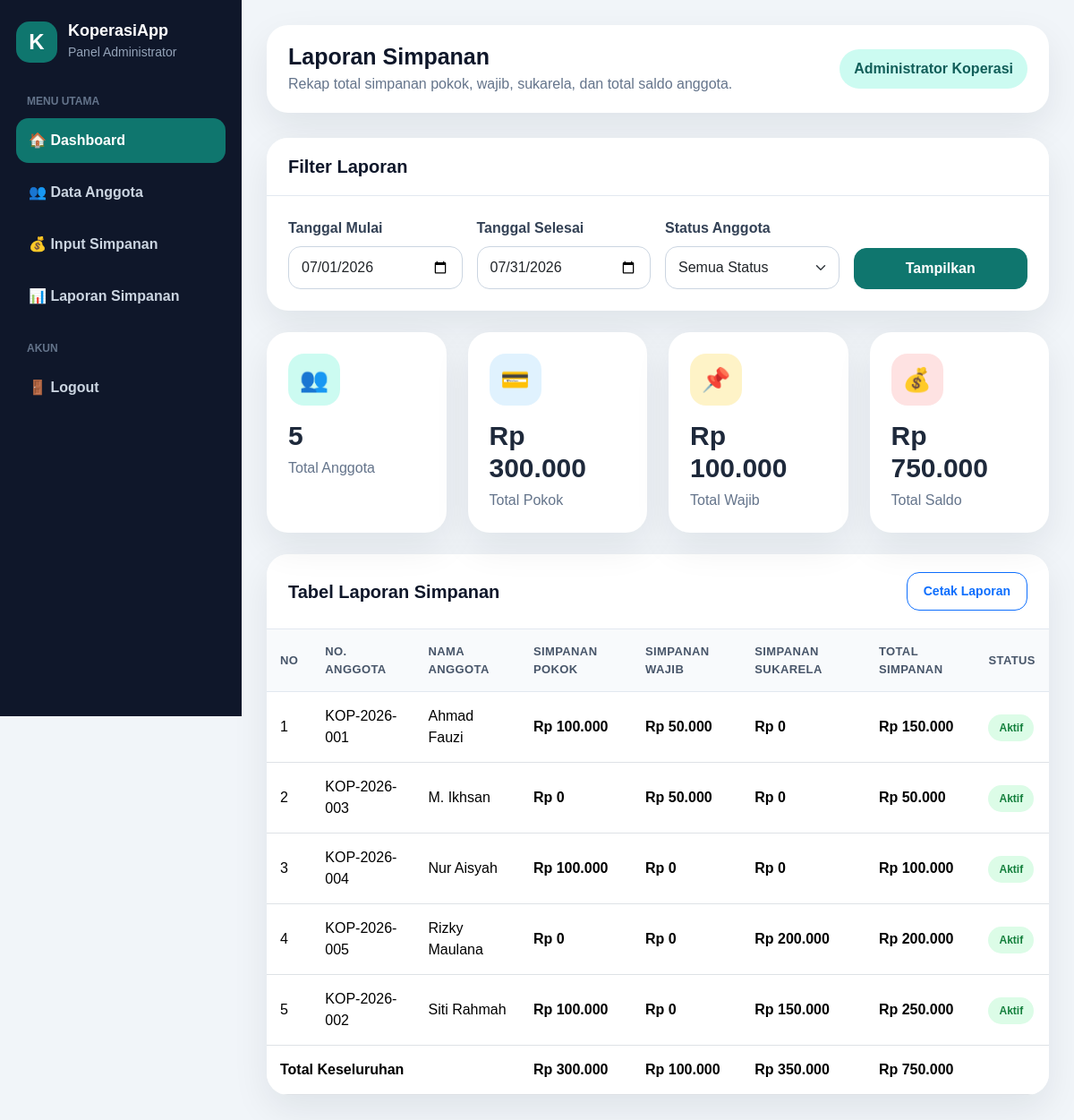
Screenshot of /laporan.php (signed in) with the database file from the repository.
### tables this page shows
CREATE TABLE `anggota` (
  `id_anggota` int(11) NOT NULL,
  `nomor_anggota` varchar(30) NOT NULL,
  `nama_anggota` varchar(100) NOT NULL,
  `jenis_kelamin` enum('L','P') NOT NULL,
  `tempat_lahir` varchar(100) DEFAULT NULL,
  `tanggal_lahir` date DEFAULT NULL,
  `alamat` text DEFAULT NULL,
  `no_hp` varchar(20) DEFAULT NULL,
  `pekerjaan` varchar(100) DEFAULT NULL,
  `tanggal_daftar` date NOT NULL,
  `status_anggota` enum('aktif','nonaktif') DEFAULT 'aktif',
  `created_at` timestamp NOT NULL DEFAULT current_timestamp()
);

### laporan.php (the view, shortened to what this page needs)
<?php
require_once 'koneksi.php';
$tgl_mulai = isset($_GET['tgl_mulai']) ? mysqli_real_escape_string($koneksi, $_GET['tgl_mulai']) : date('Y-m-01');
$tgl_selesai = isset($_GET['tgl_selesai']) ? mysqli_real_escape_string($koneksi, $_GET['tgl_selesai']) : date('Y-m-t');
$status = isset($_GET['status']) ? mysqli_real_escape_string($koneksi, $_GET['status']) : 'Semua Status';
$where_simpanan = "s.tanggal_simpanan BETWEEN '$tgl_mulai' AND '$tgl_selesai'";
$where_anggota = "1=1";
$query_laporan = "
    SELECT
        a.id_anggota,
        a.nomor_anggota,
        a.nama_anggota,
        a.status_anggota,
        SUM(CASE WHEN s.jenis_simpanan = 'pokok' THEN s.jumlah ELSE 0 END) AS pokok,
        SUM(CASE WHEN s.jenis_simpanan = 'wajib' THEN s.jumlah ELSE 0 END) AS wajib,
        SUM(CASE WHEN s.jenis_simpanan = 'sukarela' THEN s.jumlah ELSE 0 END) AS sukarela,
        SUM(s.jumlah) AS total_simpanan
    FROM anggota a
    LEFT JOIN simpanan s ON a.id_anggota = s.id_anggota AND $where_simpanan
    WHERE $where_anggota
    GROUP BY a.id_anggota
    ORDER BY a.nama_anggota ASC
";
$result_laporan = mysqli_query($koneksi, $query_laporan);
$total_anggota_lap = 0;
$total_pokok_lap = 0;
$total_wajib_lap = 0;
$total_semua_lap = 0;
$data_laporan = [];
while($row = mysqli_fetch_assoc($result_laporan)) {
    $data_laporan[] = $row;
    $total_anggota_lap++;
    $total_pokok_lap += $row['pokok'];
    $total_wajib_lap += $row['wajib'];
    $total_semua_lap += $row['total_simpanan'];
}
?>
<!DOCTYPE html>
<html lang="id">
<head>
    <link href="https://cdn.jsdelivr.net/npm/bootstrap@5.3.8/dist/css/bootstrap.min.css" rel="stylesheet">
    <link rel="stylesheet" href="assets/css/style.css">
</head>
<body>
<div class="app-layout">
    <aside class="sidebar">
        <div class="logo">
            <div class="logo-box">K</div>
            <div>
                <h4>KoperasiApp</h4>
                <small>Panel Administrator</small>
            </div>
        </div>
        <div class="menu-label">Menu Utama</div>
        <ul class="nav-menu">
            <li><a href="dashboard.php" class="active">🏠 Dashboard</a></li>
            <li><a href="anggota.php">👥 Data Anggota</a></li>
            <li><a href="simpanan.php">💰 Input Simpanan</a></li>
            <li><a href="laporan.php">📊 Laporan Simpanan</a></li>
        </ul>
        <div class="menu-label">Akun</div>
        <ul class="nav-menu">
            <li><a href="logout.php">🚪 Logout</a></li>
        </ul>
    </aside>
    <main class="main-content">
        <div class="topbar">
            <div>
                <h2>Laporan Simpanan</h2>
                <p>Rekap total simpanan pokok, wajib, sukarela, dan total saldo anggota.</p>
            </div>
            <div class="user-pill"><?= htmlspecialchars($_SESSION['nama_lengkap']) ?></div>
        </div>
        <div class="content-card mb-4">
            <div class="card-header">
                <h5>Filter Laporan</h5>
            </div>
            <div class="card-body">
                <form action="" method="get">
                    <div class="row g-3">
                        <div class="col-md-3">
                            <label class="form-label">Tanggal Mulai</label>
                            <input type="date" name="tgl_mulai" class="form-control" value="<?= $tgl_mulai ?>">
                        </div>
                        <div class="col-md-3">
                            <label class="form-label">Tanggal Selesai</label>
                            <input type="date" name="tgl_selesai" class="form-control" value="<?= $tgl_selesai ?>">
                        </div>
                        <div class="col-md-3">
                            <label class="form-label">Status Anggota</label>
                            <select name="status" class="form-select">
                                <option value="Semua Status" <?= $status=='Semua Status'?'selected':'' ?>>Semua Status</option>
                            </select>
                        </div>
                        <div class="col-md-3 d-flex align-items-end">
                            <button type="submit" class="btn btn-primary w-100">
                                Tampilkan
                            </button>
                        </div>
                    </div>
                </form>
            </div>
        </div>
        <div class="row g-4 mb-4">
            <div class="col-md-3">
                <div class="stat-card">
                    <div class="stat-icon bg-soft-primary">👥</div>
                    <h3><?= number_format($total_anggota_lap, 0, ',', '.') ?></h3>
                    <p>Total Anggota</p>
                </div>
            </div>
            <div class="col-md-3">
                <div class="stat-card">
                    <div class="stat-icon bg-soft-blue">💳</div>
                    <h3>Rp <?= number_format($total_pokok_lap, 0, ',', '.') ?></h3>
                    <p>Total Pokok</p>
                </div>
            </div>
            <div class="col-md-3">
                <div class="stat-card">
                    <div class="stat-icon bg-soft-yellow">📌</div>
                    <h3>Rp <?= number_format($total_wajib_lap, 0, ',', '.') ?></h3>
                    <p>Total Wajib</p>
                </div>
            </div>
            <div class="col-md-3">
                <div class="stat-card">
                    <div class="stat-icon bg-soft-red">💰</div>
                    <h3>Rp <?= number_format($total_semua_lap, 0, ',', '.') ?></h3>
                    <p>Total Saldo</p>
                </div>
            </div>
        </div>
        <div class="content-card">
            <div class="card-header d-flex justify-content-between align-items-center">
                <h5>Tabel Laporan Simpanan</h5>
                <a href="#" class="btn btn-sm btn-outline-primary">Cetak Laporan</a>
            </div>
            <div class="card-body p-0">
                <div class="table-responsive">
                    <table class="table table-hover">
                        <thead>
                            <tr>
                                <th>No</th>
                                <th>No. Anggota</th>
                                <th>Nama Anggota</th>
                                <th>Simpanan Pokok</th>
                                <th>Simpanan Wajib</th>
                                <th>Simpanan Sukarela</th>
                                <th>Total Simpanan</th>
                                <th>Status</th>
                            </tr>
                        </thead>
                                <tbody>
                                    <?php
                                    $no = 1;
                                    $g_pokok = 0; $g_wajib = 0; $g_sukarela = 0; $g_total = 0;
                                    foreach($data_laporan as $row):
                                        $g_pokok += $row['pokok'];
                                        $g_wajib += $row['wajib'];
                                        $g_sukarela += $row['sukarela'];
                                        $g_total += $row['total_simpanan'];
                                    ?>
                                    <tr>
                                        <td><?= $no++ ?></td>
                                        <td><?= htmlspecialchars($row['nomor_anggota']) ?></td>
                                        <td><?= htmlspecialchars($row['nama_anggota']) ?></td>
                                        <td class="money">Rp <?= number_format($row['pokok'], 0, ',', '.') ?></td>
                                        <td class="money">Rp <?= number_format($row['wajib'], 0, ',', '.') ?></td>
                                        <td class="money">Rp <?= number_format($row['sukarela'], 0, ',', '.') ?></td>
                                        <td class="money">Rp <?= number_format($row['total_simpanan'], 0, ',', '.') ?></td>
                                        <td><span class="badge-soft badge-<?= strtolower($row['status_anggota']) ?>"><?= ucfirst($row['status_anggota']) ?></span></td>
                                    </tr>
                                    <?php endforeach; ?>
                                </tbody>
                        <tfoot>
                            <tr>
                                <th colspan="3">Total Keseluruhan</th>
                                <th class="money">Rp <?= number_format($g_pokok ?? 0, 0, ',', '.') ?></th>
                                <th class="money">Rp <?= number_format($g_wajib ?? 0, 0, ',', '.') ?></th>
                                <th class="money">Rp <?= number_format($g_sukarela ?? 0, 0, ',', '.') ?></th>
                                <th class="money">Rp <?= number_format($g_total ?? 0, 0, ',', '.') ?></th>
                                <th></th>
                            </tr>
                        </tfoot>
                    </table>
                </div>
            </div>
        </div>
    </main>
</div>
</body>
</html>

### style.css (style rules this page uses)
:root { --primary: #0f766e; --primary-dark: #115e59; --secondary: #64748b; --success: #16a34a; --warning: #f59e0b; --danger: #dc2626; --info: #0284c7; --dark: #0f172a; --light: #f8fafc; --soft-green: #ccfbf1; --soft-blue: #e0f2fe; --soft-yellow: #fef3c7; --soft-red: #fee2e2; --border: #e2e8f0; --shadow: 0 16px 40px rgba(15, 23, 42, 0.08); }
* { box-sizing: border-box; }
body { margin: 0; font-family: Arial, Helvetica, sans-serif; background: #f1f5f9; color: #1e293b; }
a { text-decoration: none; }
.form-label { font-weight: 700; color: #334155; }
.form-control, .form-select { border-radius: 14px; border-color: #cbd5e1; padding: 11px 14px; }
.btn { border-radius: 14px; font-weight: 700; padding: 10px 18px; }
.btn-primary { background: var(--primary); border-color: var(--primary); }
.app-layout { display: flex; min-height: 100vh; }
.sidebar { width: 270px; min-height: 100vh; background: #0f172a; color: #ffffff; position: fixed; padding: 24px 18px; }
.logo { display: flex; align-items: center; gap: 12px; margin-bottom: 34px; }
.logo-box { width: 46px; height: 46px; border-radius: 15px; background: var(--primary); display: flex; align-items: center; justify-content: center; font-size: 24px; font-weight: 800; }
.logo h4 { margin: 0; font-size: 18px; font-weight: 800; }
.logo small { color: #94a3b8; }
.menu-label { color: #64748b; font-size: 12px; text-transform: uppercase; font-weight: 800; margin: 24px 12px 10px; }
.nav-menu { list-style: none; padding: 0; margin: 0; }
.nav-menu li { margin-bottom: 8px; }
.nav-menu a { color: #cbd5e1; display: flex; align-items: center; gap: 12px; padding: 13px 14px; border-radius: 14px; font-weight: 700; transition: 0.2s ease; }
.nav-menu a:hover, .nav-menu a.active { background: var(--primary); color: #ffffff; }
.main-content { margin-left: 270px; width: calc(100% - 270px); padding: 28px; }
.topbar { background: #ffffff; border-radius: 24px; padding: 20px 24px; box-shadow: var(--shadow); display: flex; align-items: center; justify-content: space-between; margin-bottom: 28px; }
.topbar h2 { margin: 0; font-size: 25px; font-weight: 800; color: var(--dark); }
.topbar p { margin: 4px 0 0; color: var(--secondary); }
.user-pill { background: var(--soft-green); color: var(--primary-dark); border-radius: 999px; padding: 10px 16px; font-weight: 800; }
.stat-card { background: #ffffff; border-radius: 24px; padding: 24px; border: 0; box-shadow: var(--shadow); height: 100%; }
.stat-icon { width: 58px; height: 58px; border-radius: 18px; display: flex; align-items: center; justify-content: center; font-size: 26px; margin-bottom: 16px; }
.bg-soft-primary { background: var(--soft-green); color: var(--primary-dark); }
.bg-soft-blue { background: var(--soft-blue); color: #0369a1; }
.bg-soft-yellow { background: var(--soft-yellow); color: #b45309; }
.bg-soft-red { background: var(--soft-red); color: #b91c1c; }
.stat-card h3 { font-weight: 800; font-size: 30px; margin: 0; }
.stat-card p { margin: 6px 0 0; color: var(--secondary); }
.content-card { background: #ffffff; border-radius: 24px; box-shadow: var(--shadow); border: 0; overflow: hidden; }
.content-card .card-header { background: #ffffff; border-bottom: 1px solid var(--border); padding: 20px 24px; }
.content-card .card-header h5 { margin: 0; font-weight: 800; color: var(--dark); }
.content-card .card-body { padding: 24px; }
.table { margin-bottom: 0; }
.table thead th { background: #f8fafc; color: #475569; font-size: 13px; text-transform: uppercase; letter-spacing: 0.4px; border-bottom: 1px solid var(--border); }
.table td, .table th { vertical-align: middle; padding: 15px; }
.badge-soft { padding: 8px 12px; border-radius: 999px; font-weight: 800; font-size: 12px; }
.badge-aktif { background: #dcfce7; color: #15803d; }
.money { font-weight: 800; color: var(--primary-dark); }

### rows the page displays
anggota: nomor_anggota "KOP-2026-001", nama_anggota "Ahmad Fauzi", pokok "100.000", wajib "50.000", sukarela "0", total_simpanan "150.000", status_anggota "Aktif"
anggota: nomor_anggota "KOP-2026-003", nama_anggota "M. Ikhsan", pokok "0", wajib "50.000", sukarela "0", total_simpanan "50.000", status_anggota "Aktif"
anggota: nomor_anggota "KOP-2026-004", nama_anggota "Nur Aisyah", pokok "100.000", wajib "0", sukarela "0", total_simpanan "100.000", status_anggota "Aktif"
anggota: nomor_anggota "KOP-2026-005", nama_anggota "Rizky Maulana", pokok "0", wajib "0", sukarela "200.000", total_simpanan "200.000", status_anggota "Aktif"
anggota: nomor_anggota "KOP-2026-002", nama_anggota "Siti Rahmah", pokok "100.000", wajib "0", sukarela "150.000", total_simpanan "250.000", status_anggota "Aktif"

### other values shown
$_SESSION['nama_lengkap'] "Administrator Koperasi"
$total_anggota_lap "5"
$total_pokok_lap "300.000"
$total_wajib_lap "100.000"
$total_semua_lap "750.000"
$g_pokok "300.000"
$g_wajib "100.000"
$g_sukarela "350.000"
$g_total "750.000"
